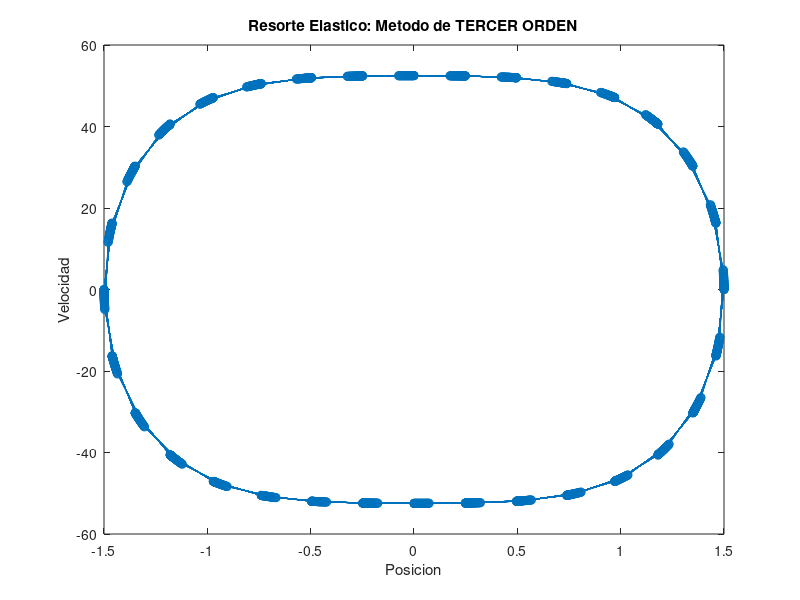
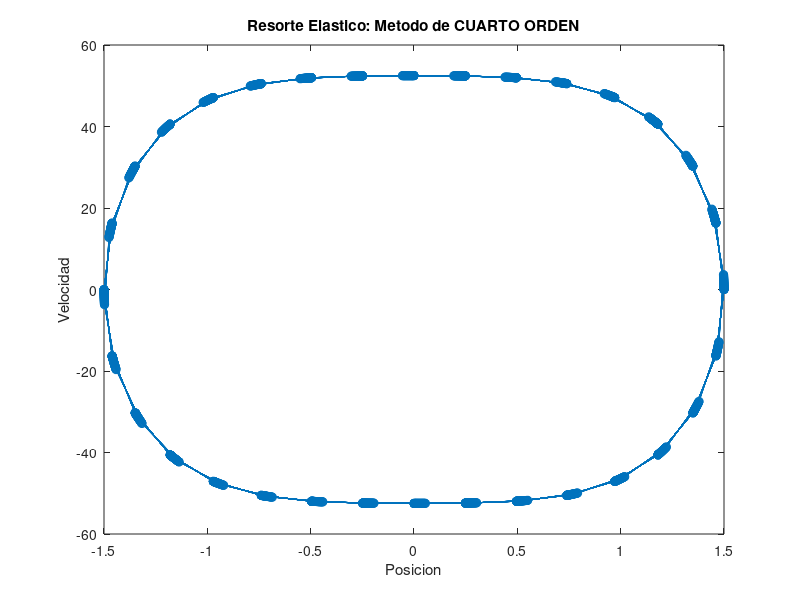
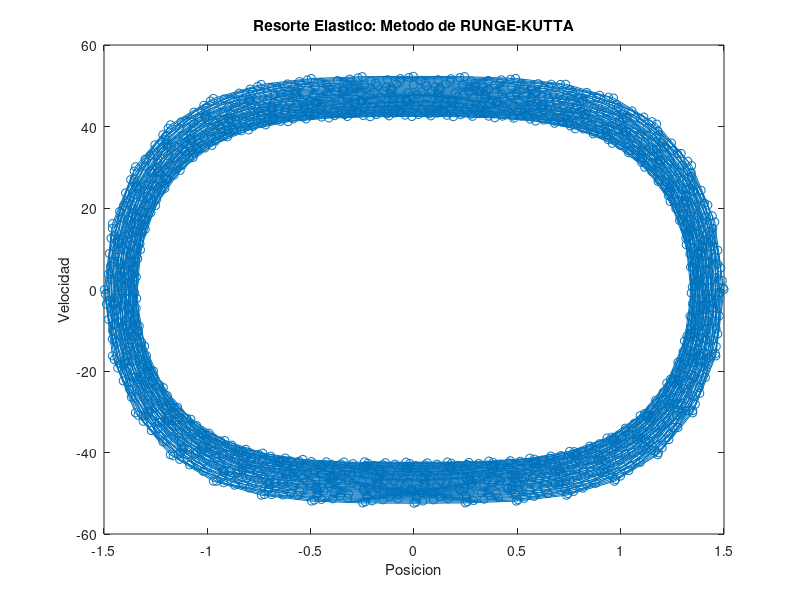
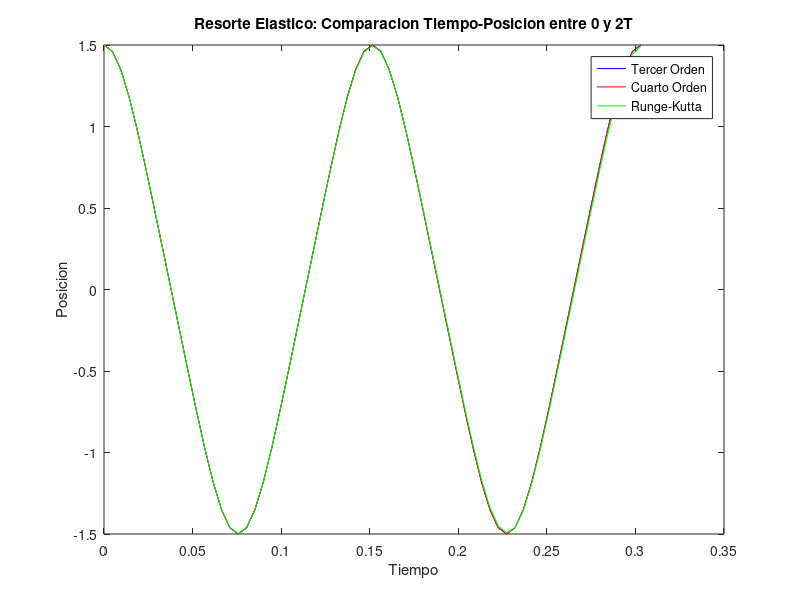

Reproduce these figures in MATLAB, in order.
#OBLIGATORIO 2 - Metodos Numericos 2021 - Grupo 63
# Problema del RESORTE ELASTICO

# Definicion de CONSTANTES:
s1 = 100;
s2 = 10;
# Definicion de TIEMPO:
T = 0.15153; 
delta_t = T/32;
tmax = 50*T;
# Inicializacion de VALORES INICIALES:
u0 = 1.5; 
v0 = 0;

# Definicion de FUNCIONES:
# u'' - accelResorteElastico(u, v, t) = 0
# , donde accelResorteElastico(u, v, t) = - s1*(1 + s2*u^2)*u  y  v = u'
accelResorteElastico = @(u, v, t) [-s1 * (1 + s2*(u^2)) * u];

# -------------------------------- #
# Metodo explicito de TERCER ORDEN:
# -------------------------------- #
tiempo = 0;
posicion_ts = u0;
velocidad_ts = v0;
# Inicializacion de Vectores:
vector_pos_TO = [posicion_ts];
vector_vel_TO = [velocidad_ts];
vector_tiempo_TO = [tiempo];
do
  #PASO 1.
  aceleracion = accelResorteElastico(posicion_ts, velocidad_ts, tiempo);
  #PASO 2.
  posicion_t13 = posicion_ts + (1/3)*delta_t*velocidad_ts + (1/18)*(delta_t^2)*aceleracion;
  velocidad_t13 = velocidad_ts + (1/3)*delta_t*aceleracion;
  #PASO 3.
  aceleracion_13 = accelResorteElastico(posicion_t13, velocidad_t13, (tiempo + (1/3)*delta_t));
  #PASO 4.
  posicion_t23 = posicion_ts + (2/3)*delta_t*velocidad_ts + (1/27)*(delta_t^2)*(2*aceleracion + 4*aceleracion_13);
  velocidad_t23 = velocidad_ts + (2/3)*delta_t*aceleracion_13;
  #PASO 5.
  aceleracion_23 = accelResorteElastico(posicion_t23, velocidad_t23, (tiempo + (2/3)*delta_t));
  #PASO 6.
  posicion_ts = posicion_ts + delta_t*velocidad_ts + (1/6)*(delta_t^2)*(aceleracion + aceleracion_13 + aceleracion_23);
  velocidad_ts = velocidad_ts + (1/4)*delta_t*(aceleracion + 3*aceleracion_23);
  # Agrego los valores a sus respectivos vectores.
  vector_pos_TO = [vector_pos_TO, posicion_ts];
  vector_vel_TO = [vector_vel_TO, velocidad_ts];
  # Incremento el contador de tiempo.
  tiempo += delta_t;
  vector_tiempo_TO = [vector_tiempo_TO, tiempo];
until (tiempo > (tmax - delta_t))
# Ploteo de grafica:
figure(1)
plot(vector_pos_TO, vector_vel_TO, '-o')
title('Resorte Elastico: Metodo de TERCER ORDEN');
xlabel('Posicion');
ylabel('Velocidad');
# Fin TERCER ORDEN

# -------------------------------- #
# Metodo explicito de CUARTO ORDEN:
# -------------------------------- #
tiempo = 0;
posicion_ts = u0;
velocidad_ts = v0;
# Inicializacion de Vectores:
vector_pos_CO = [posicion_ts];
vector_vel_CO = [velocidad_ts];
vector_tiempo_CO = [tiempo];
do
  #PASO 1
  aceleracion = accelResorteElastico(posicion_ts, velocidad_ts, tiempo);
  #PASO 2
  posicion_t13 = posicion_ts + (1/3)*delta_t*velocidad_ts + (1/18)*(delta_t^2)*aceleracion;
  velocidad_t13 = velocidad_ts + (1/3)*delta_t*aceleracion;
  #PASO 3
  aceleracion_13 = accelResorteElastico(posicion_t13, velocidad_t13, (tiempo + (1/3)*delta_t));
  #PASO 4
  posicion_t12 = posicion_ts + (1/8)*delta_t*(velocidad_ts + 3*velocidad_t13) + (3/40)*(delta_t^2)*(-aceleracion + aceleracion_13);
  velocidad_t12 = velocidad_ts + (1/8)*delta_t*(aceleracion + 3*aceleracion_13);
  #PASO 5
  aceleracion_12 = accelResorteElastico(posicion_t12, velocidad_t12, (tiempo + (1/2)*delta_t));
  #PASO 6
  posicion_t = posicion_ts + (1/2)*delta_t*(velocidad_ts - 3*velocidad_t13 + 4*velocidad_t12) + (3/10)*(delta_t^2)*(aceleracion - aceleracion_13);
  velocidad_t = velocidad_ts + (1/2)*delta_t*(aceleracion - 3*aceleracion_13 + 4*aceleracion_12);
  #PASO 7
  aceleracion_t = accelResorteElastico(posicion_t, velocidad_t, (tiempo + delta_t));
  #PASO 8
  posicion_ts = posicion_ts + (1/6)*delta_t*(velocidad_ts + 4*velocidad_t12 + velocidad_t);
  velocidad_ts = velocidad_ts + (1/6)*delta_t*(aceleracion + 4*aceleracion_12 + aceleracion_t);
  # Agrego los valores a sus respectivos vectores.
  vector_pos_CO = [vector_pos_CO, posicion_ts];
  vector_vel_CO = [vector_vel_CO, velocidad_ts];
  # Incremento el contador de tiempo.
  tiempo += delta_t;
  vector_tiempo_CO = [vector_tiempo_CO, tiempo];
until (tiempo > (tmax - delta_t))
# Ploteo de grafica:
figure(2)
plot(vector_pos_CO, vector_vel_CO, '-o')
title('Resorte Elastico: Metodo de CUARTO ORDEN');
xlabel('Posicion');
ylabel('Velocidad');
# Fin CUARTO ORDEN

# -------------------------------- #
# Metodo de RUNGE-KUTTA de tercer orden:
# -------------------------------- #
tiempo = 0;
posicion_ts = u0;
velocidad_ts = v0;
# Inicializacion de Vectores:
vector_pos_RK = [posicion_ts];
vector_vel_RK = [velocidad_ts];
vector_tiempo_RK = [tiempo];
do
  #PASO 1
  aceleracion = accelResorteElastico(posicion_ts, velocidad_ts, tiempo);
  #PASO 2
  posicion_t12 = posicion_ts + (1/2)*delta_t*velocidad_ts;
  velocidad_t12 = velocidad_ts + (1/2)*delta_t*aceleracion;
  #PASO 3
  aceleracion_12 = accelResorteElastico(posicion_t12, velocidad_t12, (tiempo + (1/2)*delta_t));
  #PASO 4
  posicion_t = posicion_ts + delta_t*((-1)*velocidad_ts + 2*velocidad_t12);
  velocidad_t = velocidad_ts + delta_t*((-1)*aceleracion + 2*aceleracion_12);
  #PASO 5
  aceleracion_t = accelResorteElastico(posicion_t, velocidad_t, (tiempo + delta_t));
  #PASO 6
  posicion_ts = posicion_ts + (1/6)*delta_t*(velocidad_ts + 4*velocidad_t12 + velocidad_t);
  velocidad_ts = velocidad_ts + (1/6)*delta_t*(aceleracion + 4*aceleracion_12 + aceleracion_t);
  # Agrego los valores a sus respectivos vectores.
  vector_pos_RK = [vector_pos_RK, posicion_ts];
  vector_vel_RK = [vector_vel_RK, velocidad_ts];
  # Incremento el contador de tiempo.
  tiempo += delta_t;
  vector_tiempo_RK = [vector_tiempo_RK, tiempo];
until (tiempo > (tmax - delta_t))
# Ploteo de grafica:
figure(3)
plot(vector_pos_RK, vector_vel_RK, '-o')
title('Resorte Elastico: Metodo de RUNGE-KUTTA');
xlabel('Posicion');
ylabel('Velocidad');
# Fin RUNGE-KUTTA

# Implementacion de la grafica conjunta Posicion-Tiempo entre metodos:
# Entre 0 y 2T
# Precondicion: delta_t = 1/32
figure(4)
plot(vector_tiempo_TO(1:65), vector_pos_TO(1:65), 'b')
hold on
plot(vector_tiempo_CO(1:65), vector_pos_CO(1:65), 'r')
hold on
plot(vector_tiempo_RK(1:65), vector_pos_RK(1:65), 'g')
legend({'Tercer Orden', 'Cuarto Orden','Runge-Kutta'})
title('Resorte Elastico: Comparacion Tiempo-Posicion entre 0 y 2T');
xlabel('Tiempo');
ylabel('Posicion');

# Entre 48T y 50T
# Precondicion: delta_t = 1/32
# Precondicion: tmax = 50*T
figure(5)
plot(vector_tiempo_TO(end - 64:end), vector_pos_TO(end - 64:end), 'b')
hold on
plot(vector_tiempo_CO(end - 64:end), vector_pos_CO(end - 64:end), 'r')
hold on
plot(vector_tiempo_RK(end - 64:end), vector_pos_RK(end - 64:end), 'g')
legend({'Tercer Orden', 'Cuarto Orden','Runge-Kutta'})
title('Resorte Elastico: Comparacion Tiempo-Posicion entre 48T y 50T');
xlabel('Tiempo');
ylabel('Posicion');